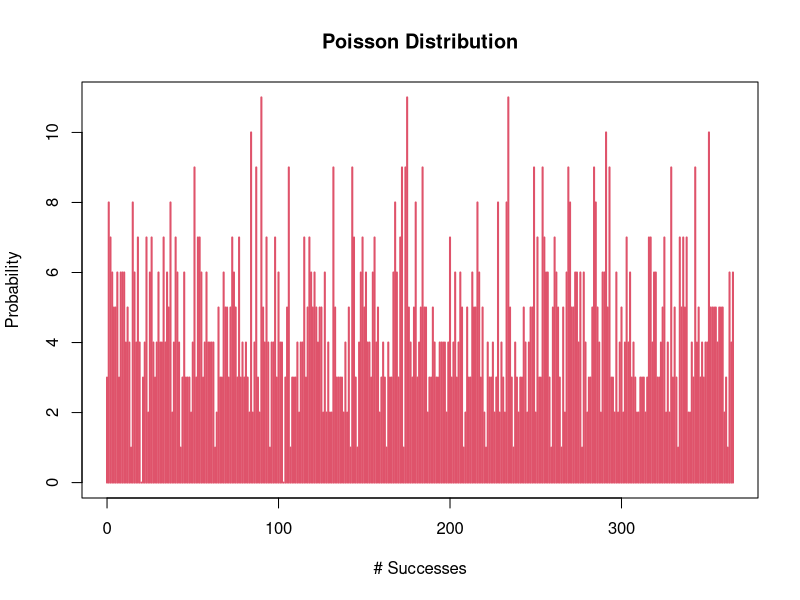

Write the R code that produced this figure.
#3a
x <- 6
lambda <- 4.5
ppois(x, lambda)

#3b
n <- 365
rpois(n, lambda)

plot(0:n, rpois(0:n, lambda), type = 'h',
     main = 'Poisson Distribution',
     ylab = 'Probability',
     xlab = '# Successes',
     lwd = 2, col = 2)

#3c


#3d
rataan = lambda
rataan
varian = lambda
varian